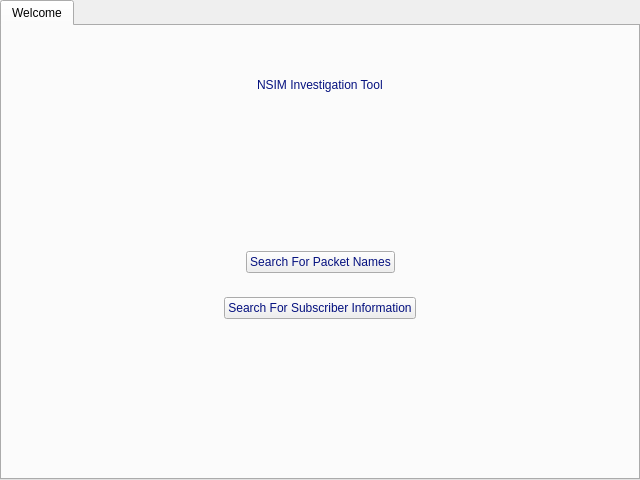
<?xml version="1.0" encoding="UTF-8"?>
<ui version="4.0">
 <class>MainWidget</class>
 <widget class="QTabWidget" name="MainWidget">
  <property name="geometry">
   <rect>
    <x>0</x>
    <y>0</y>
    <width>640</width>
    <height>480</height>
   </rect>
  </property>
  <property name="windowTitle">
   <string>NSIM Investigation Tool</string>
  </property>
  <property name="currentIndex">
   <number>0</number>
  </property>
  <widget class="QWidget" name="tabWelcome">
   <attribute name="title">
    <string>Welcome</string>
   </attribute>
   <layout class="QVBoxLayout" name="verticalLayout_2">
    <item>
     <layout class="QVBoxLayout" name="verticalLayout">
      <item>
       <spacer name="verticalSpacer">
        <property name="orientation">
         <enum>Qt::Vertical</enum>
        </property>
        <property name="sizeType">
         <enum>QSizePolicy::Fixed</enum>
        </property>
        <property name="sizeHint" stdset="0">
         <size>
          <width>20</width>
          <height>40</height>
         </size>
        </property>
       </spacer>
      </item>
      <item>
       <layout class="QHBoxLayout" name="horizontalLayout_3">
        <item>
         <spacer name="horizontalSpacer_5">
          <property name="orientation">
           <enum>Qt::Horizontal</enum>
          </property>
          <property name="sizeHint" stdset="0">
           <size>
            <width>40</width>
            <height>20</height>
           </size>
          </property>
         </spacer>
        </item>
        <item>
         <widget class="QLabel" name="label">
          <property name="styleSheet">
           <string notr="true">color: rgb(5, 17, 127);
font: 75 14pt &quot;Segoe UI&quot;;</string>
          </property>
          <property name="text">
           <string>NSIM Investigation Tool</string>
          </property>
         </widget>
        </item>
        <item>
         <spacer name="horizontalSpacer_6">
          <property name="orientation">
           <enum>Qt::Horizontal</enum>
          </property>
          <property name="sizeHint" stdset="0">
           <size>
            <width>40</width>
            <height>20</height>
           </size>
          </property>
         </spacer>
        </item>
       </layout>
      </item>
      <item>
       <spacer name="verticalSpacer_2">
        <property name="orientation">
         <enum>Qt::Vertical</enum>
        </property>
        <property name="sizeType">
         <enum>QSizePolicy::Expanding</enum>
        </property>
        <property name="sizeHint" stdset="0">
         <size>
          <width>20</width>
          <height>58</height>
         </size>
        </property>
       </spacer>
      </item>
      <item>
       <layout class="QHBoxLayout" name="horizontalLayout">
        <item>
         <spacer name="horizontalSpacer">
          <property name="orientation">
           <enum>Qt::Horizontal</enum>
          </property>
          <property name="sizeHint" stdset="0">
           <size>
            <width>40</width>
            <height>20</height>
           </size>
          </property>
         </spacer>
        </item>
        <item>
         <widget class="QPushButton" name="btnDbSearch">
          <property name="sizePolicy">
           <sizepolicy hsizetype="Fixed" vsizetype="Fixed">
            <horstretch>0</horstretch>
            <verstretch>0</verstretch>
           </sizepolicy>
          </property>
          <property name="styleSheet">
           <string notr="true">color: rgb(5, 17, 127);
font: 75 10pt &quot;Segoe UI&quot;;</string>
          </property>
          <property name="text">
           <string>Search For Packet Names</string>
          </property>
         </widget>
        </item>
        <item>
         <spacer name="horizontalSpacer_2">
          <property name="orientation">
           <enum>Qt::Horizontal</enum>
          </property>
          <property name="sizeHint" stdset="0">
           <size>
            <width>40</width>
            <height>20</height>
           </size>
          </property>
         </spacer>
        </item>
       </layout>
      </item>
      <item>
       <spacer name="verticalSpacer_3">
        <property name="orientation">
         <enum>Qt::Vertical</enum>
        </property>
        <property name="sizeType">
         <enum>QSizePolicy::Fixed</enum>
        </property>
        <property name="sizeHint" stdset="0">
         <size>
          <width>20</width>
          <height>18</height>
         </size>
        </property>
       </spacer>
      </item>
      <item>
       <layout class="QHBoxLayout" name="horizontalLayout_2">
        <item>
         <spacer name="horizontalSpacer_3">
          <property name="orientation">
           <enum>Qt::Horizontal</enum>
          </property>
          <property name="sizeHint" stdset="0">
           <size>
            <width>40</width>
            <height>20</height>
           </size>
          </property>
         </spacer>
        </item>
        <item>
         <widget class="QPushButton" name="btnFileSystemSearch">
          <property name="sizePolicy">
           <sizepolicy hsizetype="Fixed" vsizetype="Fixed">
            <horstretch>0</horstretch>
            <verstretch>0</verstretch>
           </sizepolicy>
          </property>
          <property name="styleSheet">
           <string notr="true">color: rgb(5, 17, 127);
font: 75 10pt &quot;Segoe UI&quot;;</string>
          </property>
          <property name="text">
           <string>Search For Subscriber Information</string>
          </property>
         </widget>
        </item>
        <item>
         <spacer name="horizontalSpacer_4">
          <property name="orientation">
           <enum>Qt::Horizontal</enum>
          </property>
          <property name="sizeHint" stdset="0">
           <size>
            <width>40</width>
            <height>20</height>
           </size>
          </property>
         </spacer>
        </item>
       </layout>
      </item>
      <item>
       <spacer name="verticalSpacer_4">
        <property name="orientation">
         <enum>Qt::Vertical</enum>
        </property>
        <property name="sizeHint" stdset="0">
         <size>
          <width>20</width>
          <height>138</height>
         </size>
        </property>
       </spacer>
      </item>
     </layout>
    </item>
   </layout>
  </widget>
 </widget>
 <resources/>
 <connections/>
</ui>
